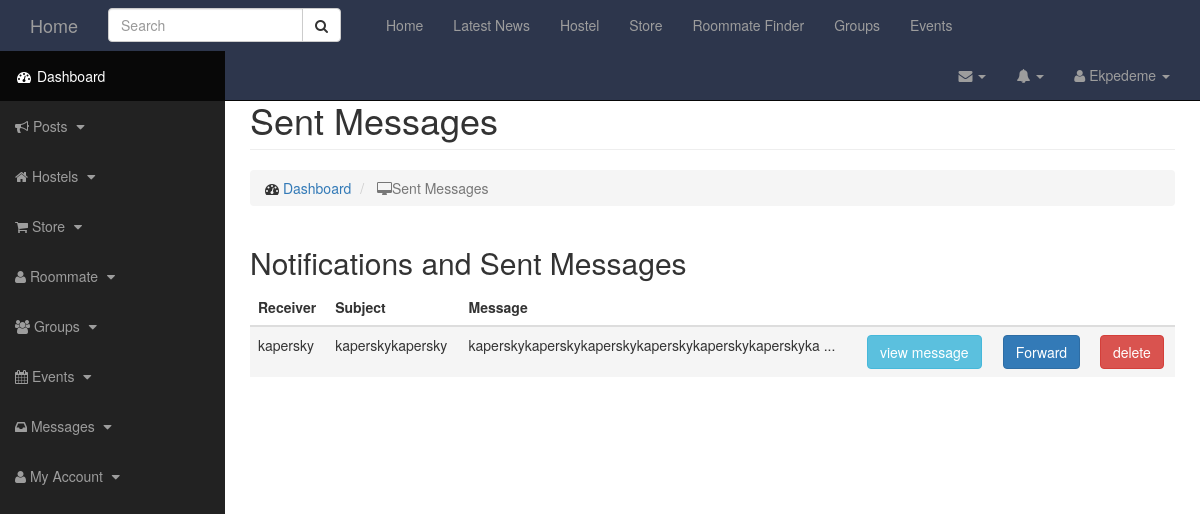
The app's page /member/sent_messages.php (signed in) with its own data.
### tables this page shows
CREATE TABLE `users` (
  `user_id` int(11) NOT NULL,
  `user_name` varchar(255) NOT NULL,
  `user_user_name` varchar(255) NOT NULL,
  `user_email` varchar(255) NOT NULL,
  `user_phone_number` varchar(15) DEFAULT NULL,
  `user_school_id` int(11) NOT NULL,
  `user_type` int(11) NOT NULL DEFAULT '1',
  `user_address` text,
  `user_date_created` datetime NOT NULL DEFAULT CURRENT_TIMESTAMP,
  `user_about` text,
  `user_password` char(255) NOT NULL,
  `user_status_id` int(11) NOT NULL DEFAULT '2',
  `date_expiry` date NOT NULL DEFAULT '1999-01-01'
);

CREATE TABLE `messages` (
  `message_id` int(11) NOT NULL,
  `message_sender_id` int(11) NOT NULL,
  `message_receiver_id` int(11) NOT NULL,
  `message_body` text NOT NULL,
  `message_status_id` int(11) NOT NULL,
  `message_date_created` datetime NOT NULL DEFAULT CURRENT_TIMESTAMP,
  `message_subject` varchar(255) NOT NULL,
  `message_type` varchar(25) NOT NULL
);

### init.php (called while the page is built, shortened)
<?php
require 'classes/controllers/dbmodel.php';
require_once "classes/controllers/scholarships.php";
require_once 'classes/controllers/users.php';
require_once 'classes/controllers/messages.php';
require_once 'include/functions.php';
$userController = new Users();
$messageController = new Messages();

### classes/controllers/users.php (called while the page is built, shortened)
<?php
class Users extends dbmodel {
  public function get_user_username_by_id($id) {
      $query = "SELECT user_user_name FROM users WHERE user_id = $id";
      $this->query($query);
      $row = $this->resultset();
      extract($row);
      return $user_user_name;
  }
  public function get_user_display_name_by_id($id , $full = false) {
      $query = "SELECT user_name FROM users WHERE user_id = :id";
      $this->query($query);
      $this->bind(':id', $id);
      $row = $this->resultset();
      extract($row);
      if($full){
        return $user_name;
      }else{
        $first_name = explode(" ", $user_name);
        return $first_name[0];
      }
  }
  }

### classes/controllers/dbmodel.php (called while the page is built, shortened)
<?php
 abstract class dbmodel
{
public  $dbh;
private $stmt;
    public function db()
    {
      if(is_null($this->dbh))
      {
          $this->dbh = new PDO("mysql:host=localhost;dbname=rsschooldb", 'root', "");
          $this->dbh->setAttribute(PDO::ATTR_ERRMODE,PDO::ERRMODE_EXCEPTION);
      }
      return;
    }
  public function query($query)
  {
    $this->stmt = $this->dbh->prepare($query);
  }
  public function bind($param, $value, $type = null)
  {
    if(is_null($type))
    {
      switch ($value) {
        default:
          $type = PDO::PARAM_STR;
        break;
      }
    }
    $this->stmt->bindValue($param,$value,$type);
  }
  public function executer()
  {
   $this->stmt->execute();
   return $this->stmt;
  }
  public function resultset()
  {
    $this->executer();
    return $this->stmt->fetch(PDO::FETCH_ASSOC);
  }
}
?>

### include/functions.php (called while the page is built, shortened)
<?php
 function getExcerpt($content, $length) {
    if (strlen($content) < $length) {
        return $content;
    } else {
        $content = substr($content, 0, $length);
        return $content . ' ...';
    }
}
function get_user_uid()
{
  if(isset($_SESSION['user_id'])){
    return $_SESSION['user_id'];
  }else{
    return 0;
  }
}

### classes/controllers/messages.php (called while the page is built, shortened)
<?php
  class Messages extends dbmodel
  {
    public function get_messages_by_sender_id($id)
    {
      $query = "SELECT * FROM messages WHERE message_sender_id = :id AND message_status_id != 9 AND message_status_id != 6";
      $this->query($query);
      $this->bind(':id', $id);
      $stmt = $this->executer();
      return $stmt;
    }
  }

### member/sent_messages.php (the view, shortened to what this page needs)
<?php include 'dashboard-header.php' ?>
<div id="page-wrapper">
    <div class="container-fluid">
        <div class="row">
            <div class="col-lg-12">
                <h1 class="page-header">
                    Sent Messages
                </h1>
                <ol class="breadcrumb">
                    <li>
                        <i class="fa fa-dashboard"></i>  <a href="index.html">Dashboard</a>
                    </li>
                    <li class="active">
                        <i class="fa fa-desktop"></i>Sent Messages
                    </li>
                </ol>
            </div>
        </div>
        <div class="row">
            <div class="col-lg-12">
                <h2>Notifications and Sent Messages</h2>
                <div class="table-responsive">
                    <table class="table  table-hover table-striped">
                        <thead>
                            <tr>
                                <th>Receiver</th>
                                <th>Subject</th>
                                <th>Message</th>
                                <th></th>
                                <th></th>
                                <th></th>
                            </tr>
                        </thead>
                        <tbody>
                            <?php
                            $stmt = $messageController->get_messages_by_sender_id(get_user_uid());
                            if ($stmt->rowCount() > 0) {
                                while ($row = $stmt->fetch(PDO::FETCH_ASSOC)) {
                                    extract($row);
                                    ?>
                                    <tr class="active">
                                        <td><?php echo $userController->get_user_username_by_id($message_receiver_id); ?></td>
                                        <td><?php echo $message_subject; ?></td>
                                        <td><?php echo getExcerpt($message_body, 50); ?></td>
                                        <td>
                                            <button type="button" class="btn btn-info " data-toggle="modal" data-target="#myModal">
                                                view message
                                            </button>
                                        </td>
                                        <td>
                                            <a href="compose.php"><button class="btn btn-primary">Forward</button></a>
                                        </td>
                                        <td><a href="sent_messages.php" id="delete_message" mid="<?php echo $message_id ?>" class="btn btn-danger">delete</a></td>
                                    </tr>
                                    <?php
                                }
                            } else {
                                echo "<p> No messages or Notifications yet </p>";
                            }
                            ?>
                        </tbody>
                    </table>
                </div>
            </div>
        </div>
    </div>
</div>
</div>
</body>
</html>

### member/dashboard-header.php (shortened to what this page needs)
<?php require_once '../init.php'; ?>
<!DOCTYPE html>
<html lang="en">
    <head>
        <link href="css/bootstrap.min.css" rel="stylesheet">
        <link href="css/sb-admin.css" rel="stylesheet">
        <link href="css/plugins/morris.css" rel="stylesheet">
        <link href="font-awesome/css/font-awesome.min.css" rel="stylesheet" type="text/css">
    </head>
    <body>
        <div id="wrapper">
            <nav class="navbar navbar-inverse navbar-fixed-top top-nav" role="navigation">
                <div class="container-fluid">
                    <div class="navbar-header">
                        <a class="navbar-brand" href="../index.php">Home</a>
                    </div>
                    <div class="collapse navbar-collapse bs-example-navbar-collapse-1" id="bs-example-navbar-collapse-1">
                        <form class="navbar-form navbar-left">
                            <div class="input-group">
                                <input type="text" class="form-control" placeholder="Search">
                                <div class="input-group-btn">
                                    <button class="btn btn-default" type="submit">
                                        <i class="fa fa-search"></i>
                                    </button>
                                </div>
                            </div>
                        </form>
                        <ul class="nav navbar-nav top-nav">
                            <li ><a href="../index.php" class="active">Home<span class="sr-only">(current)</span></a></li>
                            <li><a href="../news/news.php">Latest News</a></li>
                            <li><a href="../lodges/hostels.php">Hostel</a></li>
                            <li><a href="../marketplace/store.php">Store</a></li>
                            <li><a href="../roommates/roommate.php">Roommate Finder</a></li>
                            <li><a href="../groups/groups.php">Groups</a></li>
                            <li><a href="../events/events.php">Events</a></li>
                        </ul>
                        <ul class="nav navbar-nav navbar-right">
                            <li class="dropdown">
                                <a href="#" class="dropdown-toggle" data-toggle="dropdown"><i class="fa fa-envelope"></i> <b class="caret"></b></a>
                            </li>
                            <li class="dropdown">
                                <a href="#" class="dropdown-toggle" data-toggle="dropdown"><i class="fa fa-bell"></i> <b class="caret"></b></a>
                            </li>
                            <li class="dropdown">
                                <a href="#" class="dropdown-toggle" data-toggle="dropdown"><i class="fa fa-user"></i> <?php echo $userController->get_user_display_name_by_id($_SESSION['user_id']); ?> <b class="caret"></b></a>
                            </li>
                        </ul>
                    </div>
                    <div class="collapse navbar-collapse navbar-ex1-collapse">
                        <ul class="nav navbar-nav side-nav">
                            <li class="active">
                                <a href="index.php"><i class="fa fa-fw fa-dashboard"></i> Dashboard</a>
                            </li>
                            <li>
                                <a href="javascript:;" data-toggle="collapse" data-target="#post"><i class="fa fa-bullhorn"></i> Posts <i class="fa fa-fw fa-caret-down"></i></a>
                            </li>
                            <li>
                                <a href="javascript:;" data-toggle="collapse" data-target="#hostel"><i class="fa fa-home"></i> Hostels <i class="fa fa-fw fa-caret-down"></i></a>
                            </li>
                            <li>
                                <a href="javascript:;" data-toggle="collapse" data-target="#store"><i class="fa fa-shopping-cart"></i> Store <i class="fa fa-fw fa-caret-down"></i></a>
                            </li>
                            <li>
                                <a href="javascript:;" data-toggle="collapse" data-target="#roommate"><i class="fa fa-user"></i> Roommate <i class="fa fa-fw fa-caret-down"></i></a>
                            </li>
                            <li>
                                <a href="javascript:;" data-toggle="collapse" data-target="#groups"><i class="fa fa-users"></i> Groups <i class="fa fa-fw fa-caret-down"></i></a>
                            </li>
                            <li>
                                <a href="javascript:;" data-toggle="collapse" data-target="#events"><i class="fa fa-calendar"></i> Events <i class="fa fa-fw fa-caret-down"></i></a>
                            </li>
                            <li>
                                <a href="javascript:;" data-toggle="collapse" data-target="#demo"><i class="fa fa-inbox"></i> Messages <i class="fa fa-fw fa-caret-down"></i></a>
                            </li>
                            <li>
                                <a href="javascript:;" data-toggle="collapse" data-target="#account"><i class="fa fa-user"></i> My Account <i class="fa fa-fw fa-caret-down"></i></a>
                            </li>
                        </ul>
                    </div>
                </div>
            </nav>

### member/css/sb-admin.css (style rules this page uses)
body { margin-top: 100px; background-color: #fff; }
@media (min-width:768px) { body { margin-top: 50px; } }
#wrapper { padding-left: 0; }
#page-wrapper { width: 100%; padding: 0; background-color: #fff; }
@media (min-width:768px) { #wrapper { padding-left: 225px; } }
@media (min-width:768px) { #page-wrapper { padding: 10px; } }
.top-nav { padding: 0 15px; background-color: #2D364C !important; }
.top-nav>li { display: inline-block; float: left; }
.top-nav>li>a { padding-top: 15px; padding-bottom: 15px; line-height: 20px; color: #fff; }
@media (min-width:768px) { .side-nav { position: fixed; top: 51px; left: 225px; width: 225px; margin-left: -225px; border: none; border-radius: 0; overflow-y: auto; background-color: #222; bottom: 0; overflow-x: hidden; padding-bottom: 40px; } }
@media (min-width:768px) { .side-nav>li>a { width: 225px; } }

### records on screen
users: user_name "Ekpedeme"
messages: message_receiver.user_user_name "kapersky", message_subject "kaperskykapersky", message_body "kaperskykaperskykaperskykaperskykaperskykaperskyka ..."
